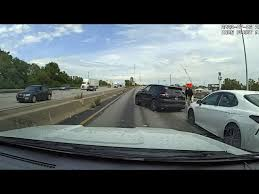
#> input picture llm-model-tests/car-on-road-2.jpg, 259 x 194 px
$ python -i notebook_helpers.py   (imports and definitions only)
#> lines starting #> are read from the running program, lines starting #| are printed output that depends on the picture
from __future__ import annotations

import io
import json
import sqlite3
import textwrap
from pathlib import Path

import matplotlib.pyplot as plt
import pandas as pd
from PIL import Image, ImageDraw, ImageFont


COLORS = ["#e53935", "#1e88e5", "#43a047", "#fb8c00", "#8e24aa", "#00acc1"]


def default_db_path() -> Path:
    cwd = Path.cwd().resolve()
    if (cwd / "annotations.db").exists() and cwd.name == "pipeline":
        return cwd / "annotations.db"
    return cwd / "pipeline" / "annotations.db"


class DatabaseExplorer:
    def __init__(self, db_path: str | Path | None = None):
        self.db_path = Path(db_path).expanduser().resolve() if db_path else default_db_path()
        self.project_root = self.db_path.parent.parent
        self.db_dir = self.db_path.parent
        if not self.db_path.exists():
            raise FileNotFoundError(f"Database not found: {self.db_path}")
        self.conn = sqlite3.connect(self.db_path)
        self.conn.row_factory = sqlite3.Row

    # [41 lines left out: functions table_exists, plot_counts, get_frame_row, not called in this run]

    def resolve_frame_path(self, frame_id_or_row) -> Path:
        row = self.get_frame_row(frame_id_or_row)
        return (self.db_dir / row["relative_path"]).resolve()

    # [89 lines left out: functions load_frame_image, frame_labels, annotation_paths, draw_yolo_boxes, show_frame, not called in this run]

    def first_frame_id(self) -> int | None:
        row = self.conn.execute("SELECT id FROM frames ORDER BY source, frame_number LIMIT 1").fetchone()
        return int(row["id"]) if row else None

    # [19 lines left out: functions gallery_frame_ids, show_first_frame, not called in this run]

    def show_gallery(self, source: str | None = None, limit: int = 6):
        for frame_id in self.gallery_frame_ids(source=source, limit=limit):
            self.show_frame(frame_id, figsize=(10, 5))

    # [33 lines left out: functions prediction_points, load_prediction, prediction_command_text, not called in this run]

    def prediction_reasoning_text(self, pred: dict) -> str:
        return pred.get("reasoning_text") or pred.get("reasoning") or pred.get("cot") or ""

    # [107 lines left out: functions latest_prediction_id, nav_prediction_ids, plot_prediction, plot_latest_prediction, plot_turn_predictions, open_explorer, not called in this run]

>>> import cv2
>>> picture = cv2.imread('../llm-model-tests/car-on-road-2.jpg', cv2.IMREAD_GRAYSCALE)
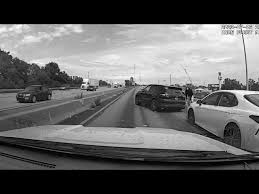
#> picture: shape (194, 259); min 0, max 255, mean 99.1
#> (the run stopped early here; a loop or call above may not have finished)

$ run again, on llm-model-tests/car-on-road-3.jpg
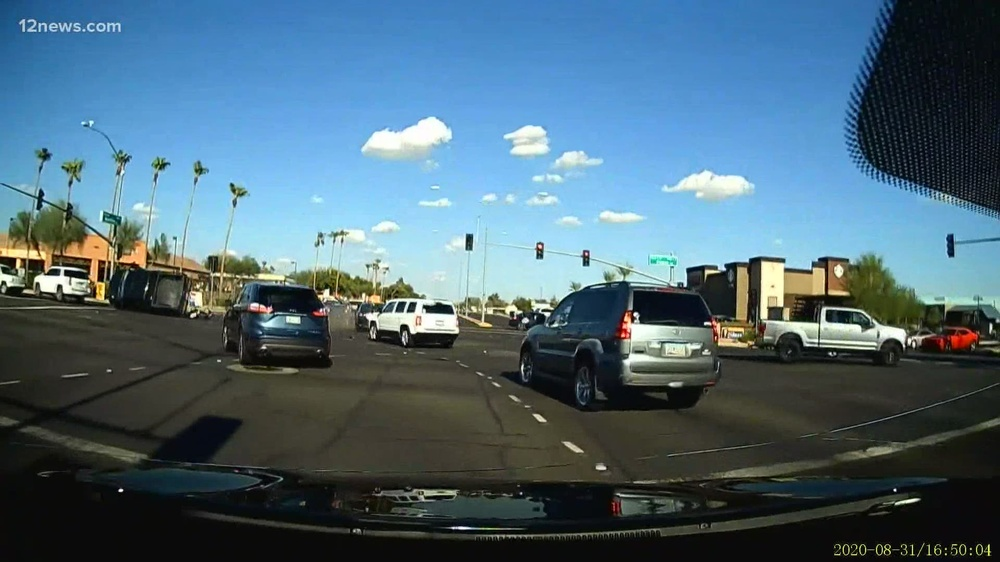
#> input picture llm-model-tests/car-on-road-3.jpg, 1000 x 562 px, shrunk from 1920 x 1080 before the run
#> `picture = cv2.imread('../llm-model-tests/car-on-road-2.jpg', cv2.IMREA..`:
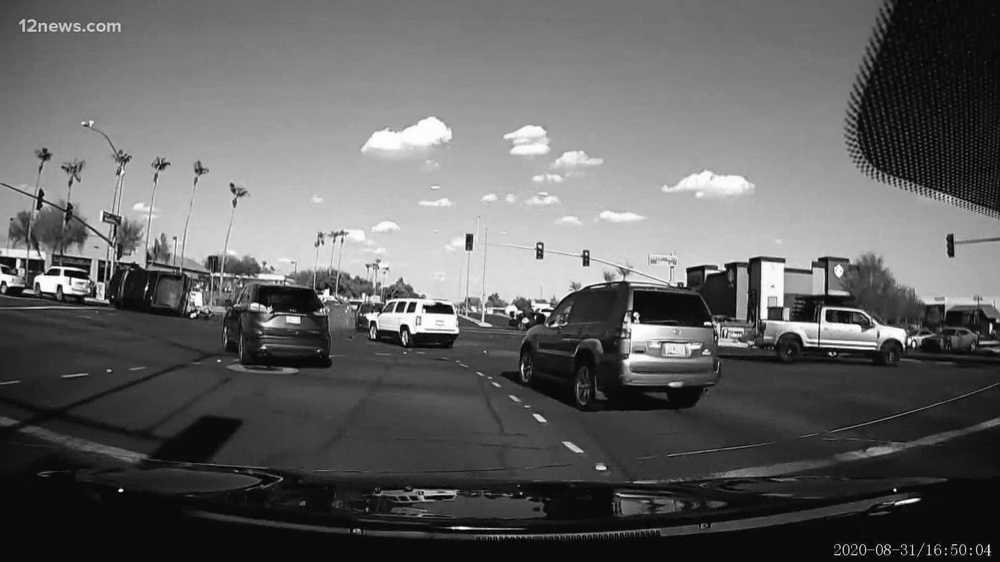
#> picture: shape (562, 1000); min 0, max 255, mean 97.1

$ run again, on llm-model-tests/car-on-road.png
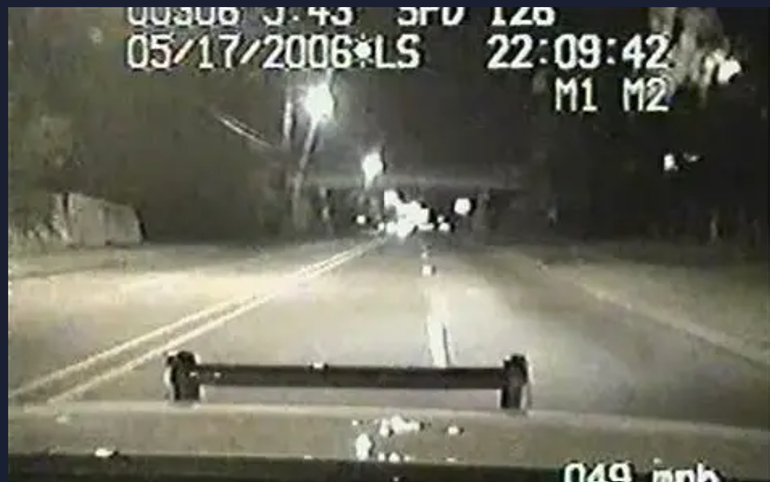
#> input picture llm-model-tests/car-on-road.png, 770 x 482 px
#> `picture = cv2.imread('../llm-model-tests/car-on-road-2.jpg', cv2.IMREA..`:
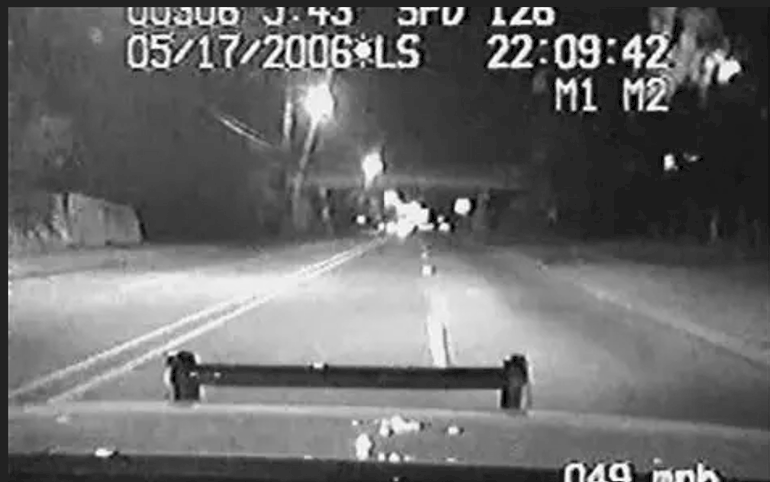
#> picture: shape (482, 770); min 0, max 255, mean 106.9
